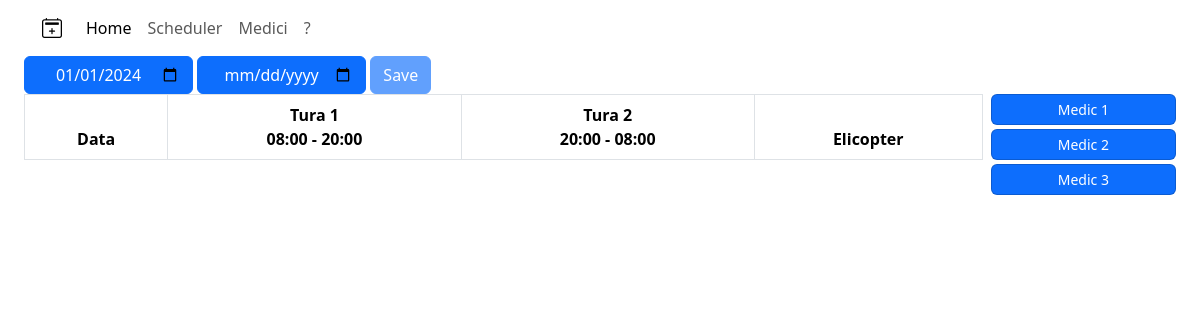
The page /scheduler/ on the database as committed earlier.
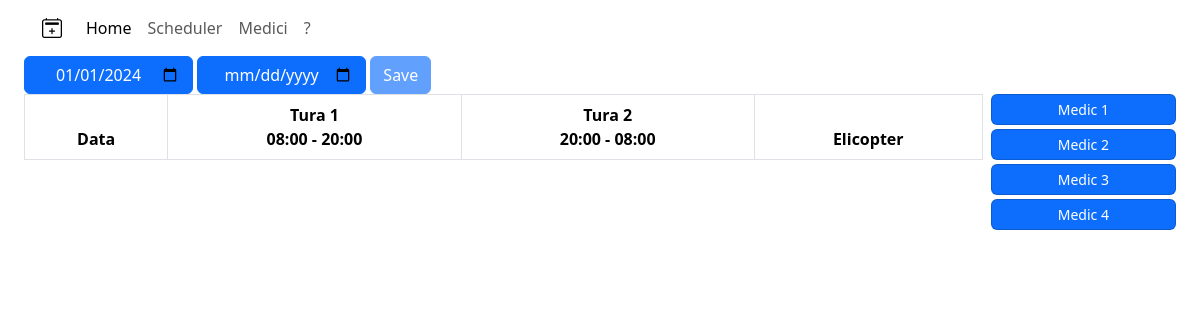
The same page on the database as committed later.
### scheduler/models.py (models this page shows, shortened)
class Medic(models.Model):
    id = models.AutoField(primary_key=True)
    nickname = models.CharField(max_length=30, null=False, unique=True)
    firstName = models.CharField(max_length=50, null=True, blank=True)
    lastName = models.CharField(max_length=50, null=True, blank=True)

### scheduler/views.py (the view, shortened to what this page needs)
# urls.py: path('scheduler/', schedulerView, name='scheduler'),
def schedulerView(request):
    context = {}
    if request.method == "GET":
        context.update(handleDates(request))
        context.update(handleMedicList(request))
    return render(request, "scheduler.html", context)

### scheduler/views.py (called while the page is built)
def handleDates(request):
    startDate = f"{datetime.now().year}-{datetime.now().month:02d}-{1:02d}"
    endDate = f"{datetime.now().year}-{datetime.now().month:02d}-{calendar.monthrange(datetime.now().year, datetime.now().month)[1]:02d}"
    aDate = datetime.strptime(startDate, '%Y-%m-%d')+timedelta(days=3)
    ro_month = RO_MONTHS[aDate.month]
    return {"status" : "ok GET - handle Dates", "startDate" : startDate, "endDate" : endDate, "month" : ro_month, "year" : aDate.year}

def handleMedicList(request):
    medicList = Medic.objects.all()
    return {"medicList": medicList}

### scheduler/templates/scheduler.html (shortened to what this page needs)
{% extends "home.html" %}
{% block home-specificButtons %}
    <button id="saveButton" class="btn btn-primary button" type="button" data-bs-toggle="collapse" data-bs-target="#contentId" aria-expanded="false" aria-controls="contentId" disabled>Save</button>
{% endblock home-specificButtons %}
{% block cardsSection %}
    <div class="col-sm-2 sticky-top">
        <ul id="cardsSection" class="nav nav-pills nav-stacked">
            {% for medic in medicList %}
                <li id="medic{{ medic.id }}" class="col-12 bg-primary text-white btn btn-primary btn-sm mb-1 medic card draggable" draggable="true"> {{ medic.nickname }} </li>
            {% endfor %}
        </ul>
    </div>
{% endblock cardsSection %}
{% block scripts %}
    {% load static %}
{% endblock scripts %}

### scheduler/templates/home.html (shortened to what this page needs)
{% extends "base.html" %}
{% block styles %}
    {% load static %}
    <link rel="stylesheet" href="{% static 'home.css' %}">
{% endblock styles %}
{% block content %}
    {% load static %}
<div id="buttonsSection" class="container-fluid">
    <div class="btn-group page-buttons">
        <form action="" id="dates" class="methodClass" method="post">
            <input type="date" name="start" id="start-date" class="btn btn-primary" value="{{ startDate }}">
            <input type="date" name="end" id="end-date" class="btn btn-primary" value="">
        </form>
    </div>
    {% block home-specificButtons %}{% endblock home-specificButtons %}
</div>
<div id="root">
    <div class="container-fluid">
        <div class="row justify-content-start align-items-start gx-2">
            <div id="actualTableArea" class="col-sm-10 d-print-block">
                <div id="tableSection" class="table-responsive-sm">
                    <table id="table" class="table table-bordered table-hover text-center scheduler">
                        <thead>
                            <tr id="rowTh">
                                <th id="thDate" scope="col">Data</th>
                                <th id="thTura1" scope="col"><div class="thtura">Tura 1</div><div class="thtime">08:00 - 20:00</div></th>
                                <th id="thTura2" scope="col"><div class="thtura">Tura 2</div><div class="thtime">20:00 - 08:00</div></th>
                                <th id="thTura3" scope="col">Elicopter</th>
                            </tr>
                        </thead>
                    </table>
                </div>
            </div>
            {% block cardsSection %}
            {% endblock cardsSection %}
        </div>
    </div>
</div>
{% endblock content %}
{% block scripts %}
    {% load static %}
{% endblock scripts %}

### scheduler/templates/base.html (shortened to what this page needs)
<!DOCTYPE html>
<html lang="en">
<head>
    <link
      href="https://cdn.jsdelivr.net/npm/bootstrap@5.3.2/dist/css/bootstrap.min.css"
      rel="stylesheet"
/>
      <link rel="stylesheet" href="https://cdn.jsdelivr.net/npm/bootstrap-icons@1.11.2/font/bootstrap-icons.min.css">
    {% block styles %}
    {% endblock styles %}
</head>
<body>
    <header class="navbar navbar-expand-sm navbar-light">
      <div class="container">
        <a class="navbar-brand" href="{% url 'home' %}"><i class="bi bi-calendar2-plus"></i></a>
        <div class = "collapse navbar-collapse" id = "collapsibleNavId">
          <ul class="navbar-nav me-auto mt-2 mt-lg-0">
            <li class="nav-item">
              <a class="nav-link active" href="{% url 'home' %}" aria-current="page"
                >Home <span class="visually-hidden">(current)</span></a>
            </li>
            <li class="nav-item">
              <a class="nav-link" href="{% url 'scheduler' %}">Scheduler</a>
            </li>
            <li class="nav-item">
                <a class="nav-link" href="{% url 'medici' %}">Medici</a>
            </li>
            <li class="nav-item">
                <a class="nav-link" href="#">?</a>
            </li>
          </ul>
        </div>
      </div>
    </header>
    <div id="mainSection" class="container-fluid">{% block content %}{% endblock content %}</div>
  {% load static %}
</body>
</html>

### scheduler/static/home.css (style rules this page uses)
body { display: block; }
#root { display: flex; flex-direction: column; align-items: center; }

Rows that differ between the two databases and show on the page:
added Medic: nickname "Medic 4"
